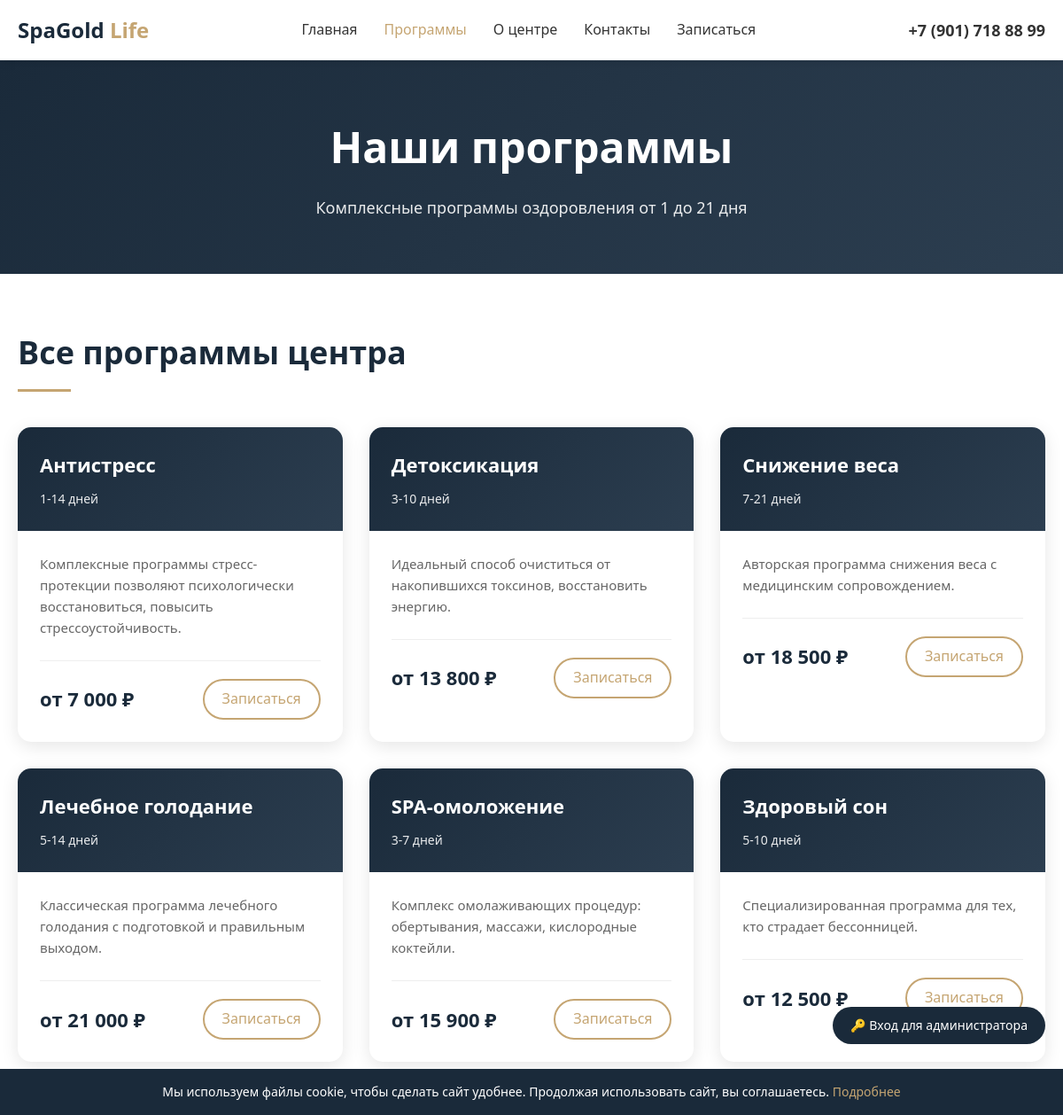
Screenshot of /?page=programs with the database file from the repository.
### tables this page shows
CREATE TABLE `programs` (
  `id` int NOT NULL,
  `title` varchar(255) NOT NULL,
  `description` text,
  `duration` varchar(100) DEFAULT NULL,
  `price` decimal(10,2) DEFAULT NULL,
  `old_price` decimal(10,2) DEFAULT NULL,
  `image` varchar(255) DEFAULT NULL,
  `category` varchar(100) DEFAULT NULL,
  `is_active` tinyint(1) DEFAULT '1',
  `created_at` timestamp NULL DEFAULT CURRENT_TIMESTAMP
);

### index.php (the view, shortened to what this page needs)
<?php
$host = 'MySQL-8.2';
$dbname = 'spa_salon';
$username = 'root';
$password = '';
try {
    $pdo = new PDO("mysql:host=$host;dbname=$dbname;charset=utf8", $username, $password);
    $pdo->setAttribute(PDO::ATTR_ERRMODE, PDO::ERRMODE_EXCEPTION);
    $pdo->setAttribute(PDO::ATTR_DEFAULT_FETCH_MODE, PDO::FETCH_ASSOC);
} catch(PDOException $e) {
    die("Ошибка подключения к БД: " . $e->getMessage());
}
function getSettings($pdo) {
    try {
        $stmt = $pdo->query("SELECT * FROM settings");
        $settings = [];
        while($row = $stmt->fetch()) {
            $settings[$row['setting_key']] = $row['setting_value'];
        }
        return $settings;
    } catch(PDOException $e) {
        return [];
    }
}
function getPrograms($pdo, $active_only = true) {
    try {
        $sql = "SELECT * FROM programs";
        if($active_only) {
            $sql .= " WHERE is_active = 1";
        }
        $sql .= " ORDER BY created_at DESC";
        $stmt = $pdo->query($sql);
        return $stmt->fetchAll();
    } catch(PDOException $e) {
        return [];
    }
}
$programs = getPrograms($pdo);
$settings = getSettings($pdo);
$page = isset($_GET['page']) ? $_GET['page'] : 'main';
?>
<!DOCTYPE html>
<html lang="ru">
<head>
</head>
<body>
    <header class="header">
        <div class="container">
            <nav class="nav">
                <div class="logo">
                    <a href="?page=main">SpaGold <span>Life</span></a>
                </div>
                <ul class="nav-links">
                    <li><a href="?page=main" class="<?php echo (!isset($_GET['page']) || $_GET['page'] == 'main') ? 'active' : ''; ?>">Главная</a></li>
                    <li><a href="?page=programs" class="<?php echo (isset($_GET['page']) && $_GET['page'] == 'programs') ? 'active' : ''; ?>">Программы</a></li>
                    <li><a href="?page=about" class="<?php echo (isset($_GET['page']) && $_GET['page'] == 'about') ? 'active' : ''; ?>">О центре</a></li>
                    <li><a href="?page=contacts" class="<?php echo (isset($_GET['page']) && $_GET['page'] == 'contacts') ? 'active' : ''; ?>">Контакты</a></li>
                    <li><a href="?page=appointment" class="<?php echo (isset($_GET['page']) && $_GET['page'] == 'appointment') ? 'active' : ''; ?>">Записаться</a></li>
                </ul>
                <a href="tel:<?php echo $settings['site_phone'] ?? '+79017188899'; ?>" class="nav-phone"><?php echo $settings['site_phone'] ?? '+7 (901) 718 88 99'; ?></a>
            </nav>
        </div>
    </header>
    <a href="#" onclick="openLoginModal()" class="admin-panel-link">🔑 Вход для администратора</a>
    <?php
    switch($page) {
        case 'programs':
            ?>
            <section class="page-hero">
                <div class="container">
                    <h1>Наши программы</h1>
                    <p>Комплексные программы оздоровления от 1 до 21 дня</p>
                </div>
            </section>
            <section class="content-section">
                <div class="container">
                    <h2 class="section-title">Все программы центра</h2>
                    <?php if(empty($programs)): ?>
                        <p style="text-align: center;">Программы временно недоступны</p>
                    <?php else: ?>
                    <div class="programs-grid">
                        <?php foreach($programs as $program): ?>
                        <div class="program-card">
                            <div class="program-header">
                                <h3><?php echo htmlspecialchars($program['title']); ?></h3>
                                <p><?php echo htmlspecialchars($program['duration'] ?? ''); ?></p>
                            </div>
                            <div class="program-content">
                                <p><?php echo htmlspecialchars($program['description'] ?? ''); ?></p>
                                <div class="program-footer">
                                    <span class="price">от <?php echo number_format($program['price'] ?? 0, 0, '', ' '); ?> ₽</span>
                                    <a href="?page=appointment&program=<?php echo urlencode($program['title']); ?>" class="btn-outline">Записаться</a>
                                </div>
                            </div>
                        </div>
                        <?php endforeach; ?>
                    </div>
                    <?php endif; ?>
                </div>
            </section>
            <?php
            break;
            ?>
            <?php
    }
    ?>
    <div class="cookie-banner">
        <div class="container">
            Мы используем файлы cookie, чтобы сделать сайт удобнее. Продолжая использовать сайт, вы соглашаетесь. <a href="#">Подробнее</a>
        </div>
    </div>
</body>
</html>

### index.php (style rules this page uses)
* { margin: 0; padding: 0; box-sizing: border-box; }
body { font-family: 'Segoe UI', Arial, sans-serif; line-height: 1.6; color: #333; }
.container { max-width: 1200px; margin: 0 auto; padding: 0 20px; }
.header { background: #fff; box-shadow: 0 2px 10px rgba(0,0,0,0.1); padding: 15px 0; position: sticky; top: 0; z-index: 100; }
.nav { display: flex; justify-content: space-between; align-items: center; }
.logo a { font-size: 24px; font-weight: bold; color: #1a2a3a; text-decoration: none; }
.logo span { color: #c5a572; }
.nav-links { display: flex; gap: 30px; list-style: none; }
.nav-links a { text-decoration: none; color: #333; font-weight: 500; transition: color 0.3s; }
.nav-links a:hover, .nav-links a.active { color: #c5a572; }
.nav-phone { text-decoration: none; color: #333; font-weight: bold; font-size: 18px; }
.page-hero { background: linear-gradient(135deg, #1a2a3a 0%, #2c3e50 100%); color: white; padding: 60px 0; text-align: center; }
.page-hero h1 { font-size: 48px; margin-bottom: 15px; }
.page-hero p { font-size: 18px; opacity: 0.9; }
.content-section { padding: 60px 0; }
.section-title { font-size: 36px; margin-bottom: 40px; color: #1a2a3a; position: relative; padding-bottom: 15px; }
.section-title::after { content: ''; position: absolute; bottom: 0; left: 0; width: 60px; height: 3px; background: #c5a572; }
.programs-grid { display: grid; grid-template-columns: repeat(auto-fit, minmax(300px, 1fr)); gap: 30px; margin-top: 40px; }
.program-card { background: white; border: none; border-radius: 15px; overflow: hidden; box-shadow: 0 5px 20px rgba(0,0,0,0.1); transition: transform 0.3s; }
.program-header { background: linear-gradient(135deg, #1a2a3a 0%, #2c3e50 100%); color: white; padding: 25px; }
.program-header h3 { font-size: 22px; margin-bottom: 10px; }
.program-header p { opacity: 0.9; font-size: 14px; }
.program-content { padding: 25px; }
.program-content p { color: #666; margin-bottom: 25px; font-size: 15px; }
.program-footer { display: flex; justify-content: space-between; align-items: center; border-top: 1px solid #eee; padding-top: 20px; }
.price { font-size: 22px; font-weight: bold; color: #1a2a3a; }
.btn-outline { display: inline-block; padding: 8px 20px; border: 2px solid #c5a572; color: #c5a572; text-decoration: none; border-radius: 50px; font-weight: 500; transition: all 0.3s; cursor: pointer; }
.admin-panel-link { position: fixed; bottom: 80px; right: 20px; background: #1a2a3a; color: white; padding: 10px 20px; border-radius: 50px; text-decoration: none; font-size: 14px; z-index: 999; }
.cookie-banner { background: #1a2a3a; color: white; padding: 15px 0; text-align: center; font-size: 14px; position: fixed; bottom: 0; width: 100%; z-index: 1000; }
.cookie-banner a { color: #c5a572; text-decoration: none; }

### rows the page displays
programs: title "Антистресс", duration "1-14 дней", description "Комплексные программы стресс-протекции позволяют психологически восстановиться, повысить стрессоустойчивость.", price "7 000"
programs: title "Детоксикация", duration "3-10 дней", description "Идеальный способ очиститься от накопившихся токсинов, восстановить энергию.", price "13 800"
programs: title "Снижение веса", duration "7-21 дней", description "Авторская программа снижения веса с медицинским сопровождением.", price "18 500"
programs: title "Лечебное голодание", duration "5-14 дней", description "Классическая программа лечебного голодания с подготовкой и правильным выходом.", price "21 000"
programs: title "SPA-омоложение", duration "3-7 дней", description "Комплекс омолаживающих процедур: обертывания, массажи, кислородные коктейли.", price "15 900"
programs: title "Здоровый сон", duration "5-10 дней", description "Специализированная программа для тех, кто страдает бессонницей.", price "12 500"

### other values shown
$settings['site_phone'] "+7 (901) 718 88 99"
